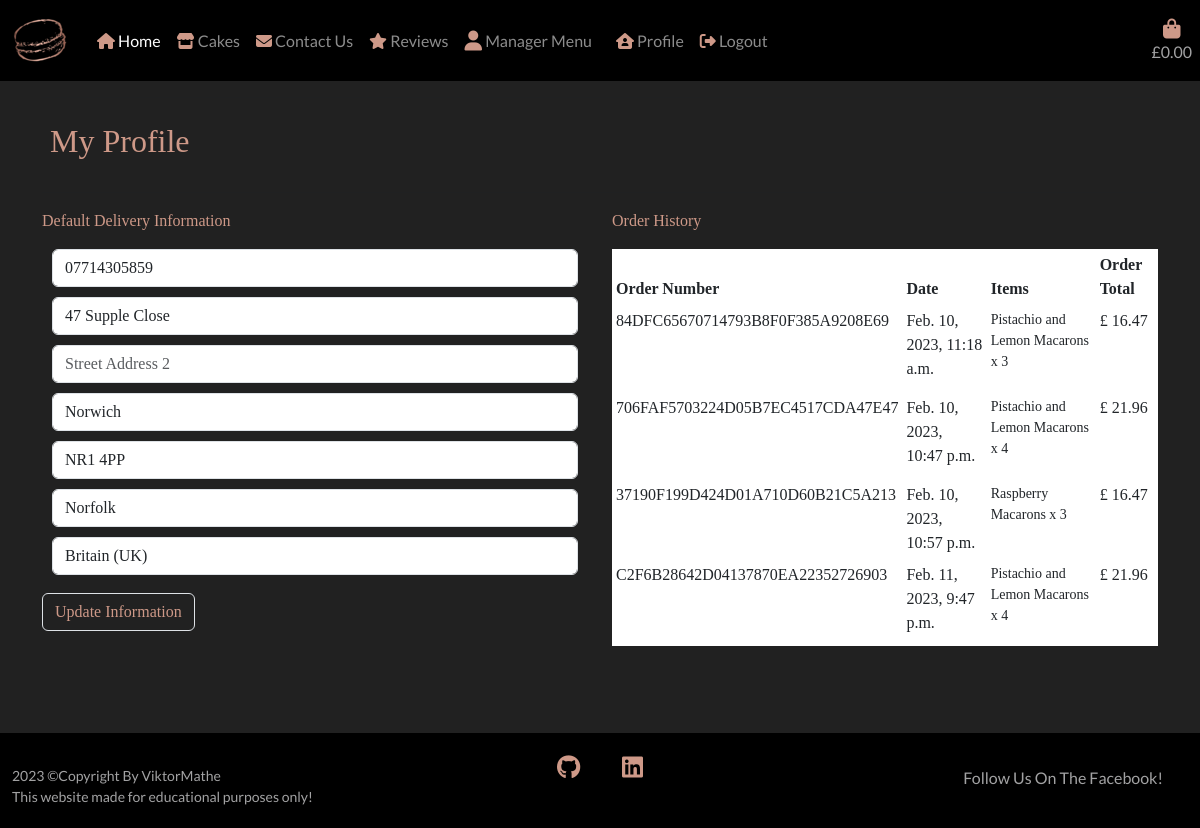
Screenshot of /profile/ (signed in) with the database file from the repository.
### profiles/models.py (models this page shows, shortened)
class Profile(models.Model):
    user = models.OneToOneField(User, on_delete=models.CASCADE)
    default_phone_number = models.CharField(
        max_length=20, null=True, blank=True)
    default_address_1 = models.CharField(
        max_length=80, null=True, blank=True)
    default_address_2 = models.CharField(
        max_length=80, null=True, blank=True)
    default_city = models.CharField(
        max_length=40, null=True, blank=True)
    default_post_code = models.CharField(max_length=20, null=True, blank=True)
    default_county = models.CharField(max_length=80, null=True, blank=True)
    default_country = CountryField(
        blank_label='Country', null=True, blank=True)

### checkout/models.py (models this page shows, shortened)
class Checkout(models.Model):
    order_number = models.CharField(max_length=32, editable=False, null=False)
    full_name = models.CharField(max_length=64, blank=False, null=False)
    email_address = models.EmailField(max_length=254, blank=False, null=False)
    phone_number = models.CharField(max_length=24, blank=False, null=False)
    city = models.CharField(max_length=50, blank=False, null=False)
    address_1 = models.CharField(max_length=100, blank=False, null=False)
    address_2 = models.CharField(max_length=100, blank=True, null=True)
    county = models.CharField(max_length=50, blank=True, null=True)
    post_code = models.CharField(max_length=50, blank=False, null=False)
    country = CountryField(
        blank_label='Country *', blank=False, null=False)
    date = models.DateTimeField(auto_now_add=True)
    bag_total = models.DecimalField(
        max_digits=10, decimal_places=2, default=0, null=False)
    delivery = models.DecimalField(
        max_digits=6, decimal_places=2, default=0, null=False)
    order_total = models.DecimalField(
        max_digits=10, decimal_places=2, default=0, null=False)
    stripe_pid = models.CharField(
        max_length=254, blank=False, null=False, default='')
    profile = models.ForeignKey(
        Profile, on_delete=models.SET_NULL,
        null=True, blank=True, related_name='orders')

class CheckoutLine(models.Model):
    order = models.ForeignKey(
        Checkout, null=False, blank=False, on_delete=models.CASCADE,
        related_name='lineitems')
    cake = models.ForeignKey(
        Cake, null=False, blank=False, on_delete=models.CASCADE)
    quantity = models.IntegerField(null=False, blank=False, default=0)
    lineitem_total = models.DecimalField(
        max_digits=6, decimal_places=2, null=False, blank=False,
        editable=False)

### cakes/models.py (models this page shows, shortened)
class Cake(models.Model):
    category = models.ForeignKey(
        'Category', null=True, blank=True, on_delete=models.SET_NULL)
    name = models.CharField(max_length=150)
    description = models.TextField()
    flavours = models.CharField(max_length=50, null=True, blank=True)
    ingredients = models.CharField(max_length=245, null=True, blank=True)
    price = models.DecimalField(max_digits=6, decimal_places=2)
    image = models.ImageField(null=True, blank=True)

### profiles/views.py (the view)
# urls.py: path('', views.profile, name='profile'),
@login_required
def profile(request):
    profile = get_object_or_404(Profile, user=request.user)
    if request.method == 'POST':
        form = ProfileForm(request.POST, instance=profile)
        if form.is_valid():
            form.save()
            messages.success(
                request, 'Your profile information has been updated!')
    else:
        form = ProfileForm(instance=profile)
    orders = profile.orders.all()
    template = 'profile.html'
    context = {
        'form': form,
        'orders': orders,
        'on_profile_page': True
    }
    return render(request, template, context)

### profiles/forms.py
class ProfileForm(forms.ModelForm):
    class Meta:
        model = Profile
        exclude = ('user',)
    def __init__(self, *args, **kwargs):
        super().__init__(*args, **kwargs)
        placeholders = {
            'default_phone_number': 'Phone Number',
            'default_address_1': 'Street Address 1',
            'default_address_2': 'Street Address 2',
            'default_city': 'Town or City',
            'default_post_code': 'Post Code',
            'default_county': 'County, State or Locality',
        }
        self.fields['default_phone_number'].widget.attrs['autofocus'] = True
        for field in self.fields:
            if field != 'default_country':
                if self.fields[field].required:
                    placeholder = f'{placeholders[field]} *'
                else:
                    placeholder = placeholders[field]
                self.fields[field].widget.attrs['placeholder'] = placeholder
            self.fields[field].label = False

### bag/context.py (called while the page is built, shortened)
def bag_contents(request):
    bag_contents = []
    total = 0
    cake_count = 0
    bag = request.session.get('bag', {})
    if total < settings.FREE_DELIVERY:
        delivery_fee = total * Decimal(settings.DELIVERY_PERCENTAGE/100)
        free_delivery_delta = settings.FREE_DELIVERY - total
    else:
        delivery_fee = 0
        free_delivery_delta = 0
    order_total = delivery_fee + total
    context = {
        'bag_contents': bag_contents,
        'total': total,
        'cake_count': cake_count,
        'delivery_fee': delivery_fee,
        'free_delivery': settings.FREE_DELIVERY,
        'free_delivery_delta': free_delivery_delta,
        'order_total': order_total,
    }
    return context

### profiles/templates/profile.html (shortened to what this page needs)
{% extends "base.html" %}
{% load static %}
{% block content %}
<div class="remove-bg"></div>
<div class="container">
    <div class="row">
        <div class="col">
            <hr>
            <h2 class="text p-2 mb-4">My Profile</h2>
            <hr>
        </div>
    </div>
    <div class="row">
        <div class="col-12 col-lg-6">
            <p class="text">Default Delivery Information</p>
            <form class="mt-3 profile-update-form text" action="{% url 'profile' %}" method="POST"
                id="profile-update-form">
                {{ form|crispy }}
                <button class="btn rounded-2 text float-right border mt-2">Update Information</button>
            </form>
        </div>
        <div class="col-12 col-lg-6">
            <p class="text">Order History</p>
            <div class="order-history table-responsive text">
                <table class="table text table-sm table-borderless">
                    <thead>
                        <tr>
                            <th>Order Number</th>
                            <th>Date</th>
                            <th>Items</th>
                            <th>Order Total</th>
                        </tr>
                    </thead>
                    <tbody>
                        {% for order in orders %}
                        <tr>
                            <td>
                                {{ order.order_number }}
                            </td>
                            <td>
                                {{ order.date }}
                            </td>
                            <td>
                                <ul class="list-unstyled">
                                    {% for cake in order.lineitems.all %}
                                    <li class="small">
                                        {{ cake.cake.name }} x {{ cake.quantity }}
                                    </li>
                                    {% endfor %}
                                </ul>
                            </td>
                            <td>
                                £ {{ order.order_total }}
                            </td>
                        </tr>
                        {% endfor %}
                    </tbody>
                </table>
            </div>
        </div>
    </div>
    {% endblock %}

### static/css/base.css (style rules this page uses)
html { height: 100%; }
body { background: url('/media/macaron_background.png') fixed center center no-repeat; background-size: cover; height: calc(100vh - 164px); font-family: 'Lato', sans-serif; }
.text { color: #ce9988; font-family: Italic; }
.form-group { margin: 10px; }
.remove-bg { height: 100%; width: 100%; top: 0; left: 0; position: fixed; background: #212121; z-index: -1; }

### rows the page displays
Profile: default_phone_number "07714305859", default_address_1 "47 Supple Close", default_city "Norwich", default_post_code "NR1 4PP", default_county "Norfolk", default_country "Britain (UK)"
Checkout: order_number "84DFC65670714793B8F0F385A9208E69", date "Feb. 10, 2023, 11:18 a.m.", order_total "16.47"
CheckoutLine: cake.name "Pistachio and Lemon Macarons", quantity "3"
Checkout: order_number "706FAF5703224D05B7EC4517CDA47E47", date "Feb. 10, 2023, 10:47 p.m.", order_total "21.96"
CheckoutLine: cake.name "Pistachio and Lemon Macarons", quantity "4"
Checkout: order_number "37190F199D424D01A710D60B21C5A213", date "Feb. 10, 2023, 10:57 p.m.", order_total "16.47"
CheckoutLine: cake.name "Raspberry Macarons", quantity "3"
Checkout: order_number "C2F6B28642D04137870EA22352726903", date "Feb. 11, 2023, 9:47 p.m.", order_total "21.96"
CheckoutLine: cake.name "Pistachio and Lemon Macarons", quantity "4"
